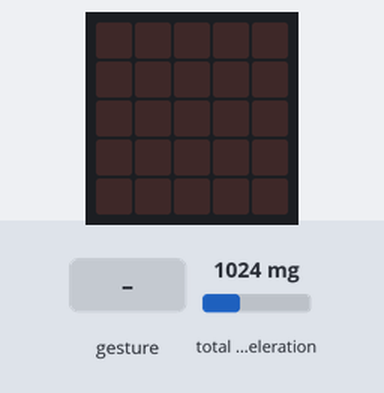
Bench run of a program on a simulated BBC micro:bit running MicroPython. Parts: the board's 5×5 LED display. Inputs (shaded band) come from the test bench; at power-on: total acceleration 1024 mg. Random numbers come from a fixed seed; a tilt is held for 1.5 s and a shake lasts 1 s, then the board lies face up again.

Above: at 1.2 s.
1.3 s: gesture 'shake'
At 1.96 s:
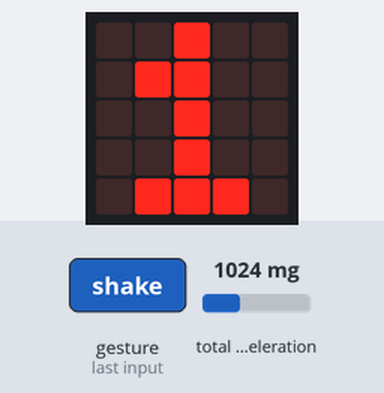
At 3.5 s:
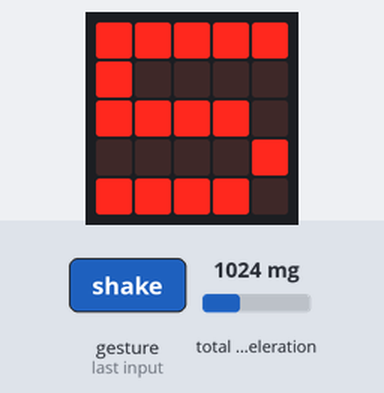
Timing chart, 0 to 5.0 s (numbered marks = the images above; inputs shaded):
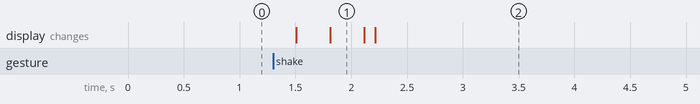

Measured:
- after the input at 1.3 s, the display: first changes after 0.21 s (image 1 shows a later state)

The program:

Dice___MicroPython__-main.py
```python
from microbit import *
from random import randint as rand
import audio

def roll():

    sleep(5)
    shakepower = int(accelerometer.get_strength() / 30)
    for _ in range(rand(shakepower,shakepower + 12)):
        display.show(rand(1,6))
        #audio.play(Sound.GIGGLE) doesn't work for V1
        sleep(10)
    display.show(rand(1,6))


while True:
    if accelerometer.was_gesture('shake'):
        roll()
```
